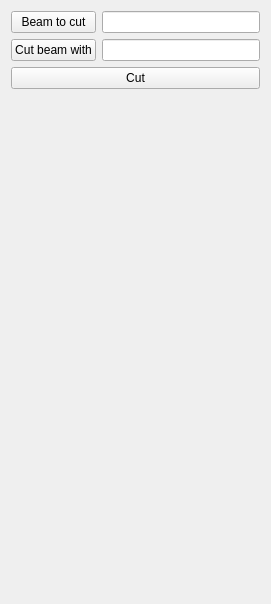
<?xml version="1.0" encoding="UTF-8"?>
<ui version="4.0">
 <class>FrameAndBeamGui::CutBeamsParameters</class>
 <widget class="QWidget" name="FrameAndBeamGui::CutBeamsParameters">
  <property name="geometry">
   <rect>
    <x>0</x>
    <y>0</y>
    <width>271</width>
    <height>604</height>
   </rect>
  </property>
  <property name="windowTitle">
   <string>Cut type</string>
  </property>
  <layout class="QVBoxLayout" name="verticalLayout">
    <item>
      <layout class="QGridLayout" name="parameters">
        <item row="0" column="0">
          <widget class="QPushButton" name="buttonBeam1">
            <property name="text">
              <string>Beam to cut</string>
            </property>
            <property name="checkable">
              <bool>true</bool>
            </property>
          </widget>
        </item>
        <item row="0" column="1">
          <widget class="QLineEdit" name="beam1">
            <property name="readOnly">
              <bool>true</bool>
            </property>
          </widget>
        </item>
        <item row="1" column="0">
          <widget class="QPushButton" name="buttonBeam2">
            <property name="text">
              <string>Cut beam with</string>
            </property>
            <property name="checkable">
              <bool>true</bool>
            </property>
          </widget>
        </item>
        <item row="1" column="1">
          <widget class="QLineEdit" name="beam2">
            <property name="readOnly">
              <bool>true</bool>
            </property>
          </widget>
        </item>
        <item row="2" column="0" colspan="2">
          <widget class="QPushButton" name="buttonCut">
            <property name="text">
              <string>Cut</string>
            </property>
          </widget>
        </item>
        <item row="3" column="0" colspan="2">
          <widget class="QLabel" name="validationMessage">
            <property name="wordWrap">
              <bool>true</bool>
            </property>
          </widget>
        </item>
      </layout>
    </item>
  </layout>
 </widget>
</ui>
